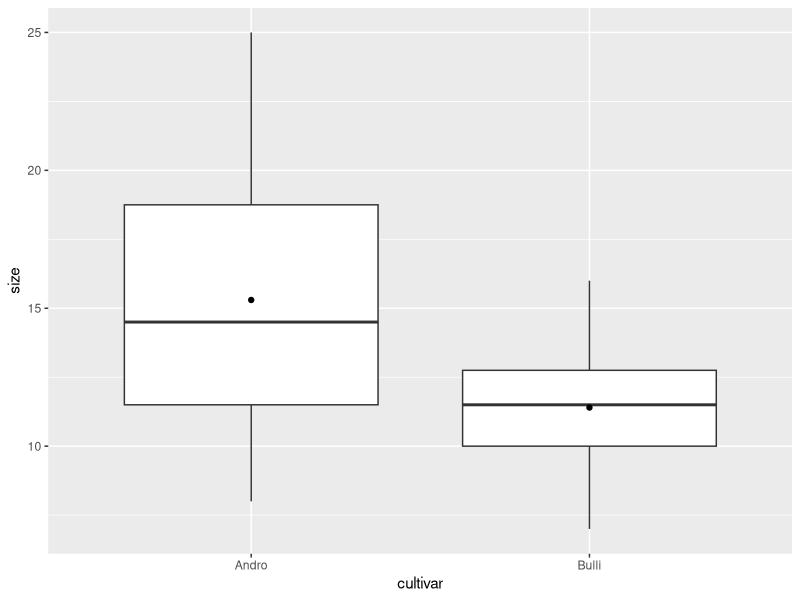
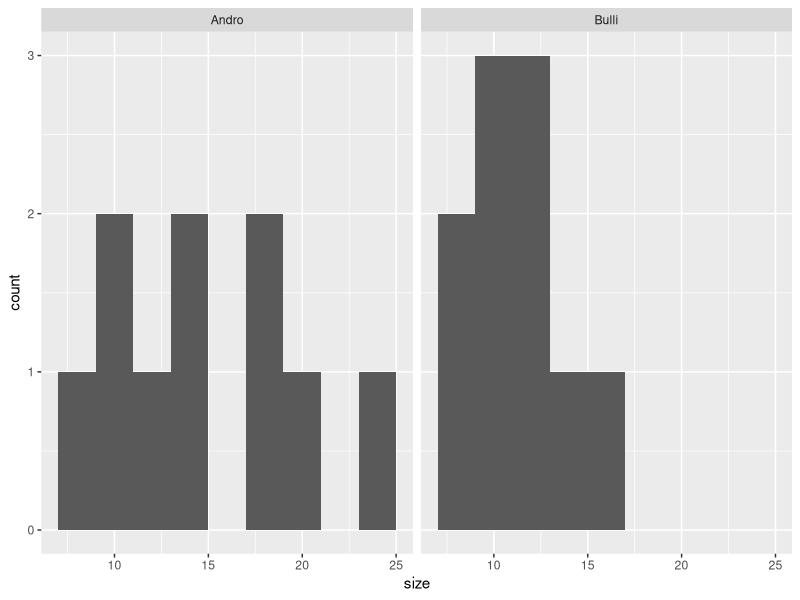

The R script that drew these images, in order:
#' ---
#' lesson: Statistik1
#' knitr:
#'   opts_chunk: 
#'     collapse: false 
#' ---
#' 
#' # Statistik 1: Demo
#' 
#' [Demoscript herunterladen (.R)](../purl/Statistik1_Demo.R){.dld}
#' 
#' [Demoscript herunterladen (.qmd)](../purl/Statistik1_Demo.qmd){.dld}
#' 
#' 
#' ## t-Test
#' 
#' ### Daten generieren und anschauen
#' 
## -----------------------------------------------------------------------------
# Je 10 Messwerte für Sorte a und b zu einem Data Frame im long-Format verbinden 

# Messwerte von Cultivar Andro
Messwerte_a <- c(20, 19, 25, 10, 8, 15, 13, 18, 11, 14) 

# Messwerte von Cultivar b
Messwerte_b <- c(12, 15, 16, 7, 8, 10, 12, 11, 13, 10) 

# Bezeichnug der Cultivare in der Tabelle
cultivar <- factor(rep( c("Andro", "Bulli"), each = 10))

# Data frame erstellen 
blume <- data.frame("cultivar" = cultivar, "size" = c(Messwerte_a, Messwerte_b) ) 

#' 
## -----------------------------------------------------------------------------
# Boxplots
library(ggplot2)

ggplot(blume, aes(x = cultivar, y = size)) +
  geom_boxplot() +
    stat_summary(fun = mean, geom = "point") # Mittelwerte hinzufügen

#' 
## -----------------------------------------------------------------------------
# Histogramme

ggplot(blume, aes(x = size)) +
  geom_histogram(binwidth = 2) +
  facet_wrap(~ cultivar)

#' 
#' ### Zweiseitiger t-Test
#' 
#' Links der Tilde ("~") steht immer die abhängige Variable, rechts die 
#' erklärende(n) Variable(n)
#' 
## -----------------------------------------------------------------------------
# Alternativ kann man die Werte auch direkt in die t.test()-Funktion eingeben:
# t.test(Messwerte_a, Messwerte_b)

# Zweiseitig "Test auf a ≠ b" (default)
t.test(size ~ cultivar, data = blume) 

#' 
#' ### Einseitiger t-Test
#' 
## -----------------------------------------------------------------------------
# Einseitig "Test auf Andro > Bulli"
t.test(size ~ cultivar, alternative = "greater",  data = blume)

# Einseitig "Test auf Andro < Bulli"
t.test(size ~ cultivar, alternative = "less",  data = blume) 

#' 
#' ### Klassischer t-Test vs. Welch Test
#' 
## -----------------------------------------------------------------------------
# Varianzen gleich: klassischer t-Test
t.test(size ~ cultivar, var.equal = TRUE, data = blume)

# Varianzen ungleich: Welch's t-Test (siehe Titelzeile des R-Outputs!)
t.test(size ~ cultivar, data = blume) # dasselbe wie var.equal = FALSE

#' 
#' ### Gepaarter t-Test
#' 
#' Gepaarter t-Test: erster Wert von a wird mit erstem Wert von b gepaart, 
#' zweiter  Wert von a mit zweitem von b ect.
#' 
## -----------------------------------------------------------------------------
# für gepaarten t-Test funktioniert Notation "size ~ cultivar" nicht (mehr)

t.test(blume$size[blume$cultivar == "Andro"], 
       blume$size[blume$cultivar == "Bulli"], 
       paired = TRUE)

#' 
#' ## Binomialtest
#' 
#' In Klammern übergibt man die Anzahl der Erfolge und die Stichprobengrösse
#' 
## -----------------------------------------------------------------------------
# Anzahl gewählte Frauen im Nationalrat (≙ 38.5 %; Stand 2023)
binom.test(77, 200, p = 0.5) 

# Anzahl gewählte Männer im Nationalrat (≙ 61.5 %; Stand 2023)
binom.test(123, 200, p = 0.5) 

#' 
#' 
#' Alternativ können auch die Anzahl gewählter Manner und Frauen übergeben werden. 
#' Die erste Zahl wird als Anzahl der Erfolge definiert die Stichprobengrösse wird 
#' autmoatisch ausgerechnet
#' 
## -----------------------------------------------------------------------------
binom.test( c(123, 77), p = 0.5) 

# Entspricht die Anzahl Kandidatinnen (≙ 41 %; Stand 2023) dem Anteil Frauen 
# in der Bevölkerung ?
binom.test( c(2399, 3500), p = 0.5) 

# Entspricht der Anteil gewählter Frauen dem Anteil kandidierender Frauen ?
binom.test(77, 200, p = 0.407) 

#' 
#' ## Chi-Quadrat-Test & Fishers Test
#' 
#' ### Direkter Test in R (dazu Werte als Matrix nötig)
#' 
## -----------------------------------------------------------------------------
# Matrix mit Haarfarbe&Augenfarbe-Kombinationen erstellen
# 38 blond&blau, 14 dunkel&blau, 11 blond&braun, 51 dunkel&braun
count <- matrix( c(38, 14, 11, 51), nrow = 2)
count 

# Benennen für Übersicht
rownames(count) <- c("blond", "dunkel") 
colnames(count) <- c("blau", "braun")

count

# Tests durchführen
chisq.test(count)
fisher.test(count)
